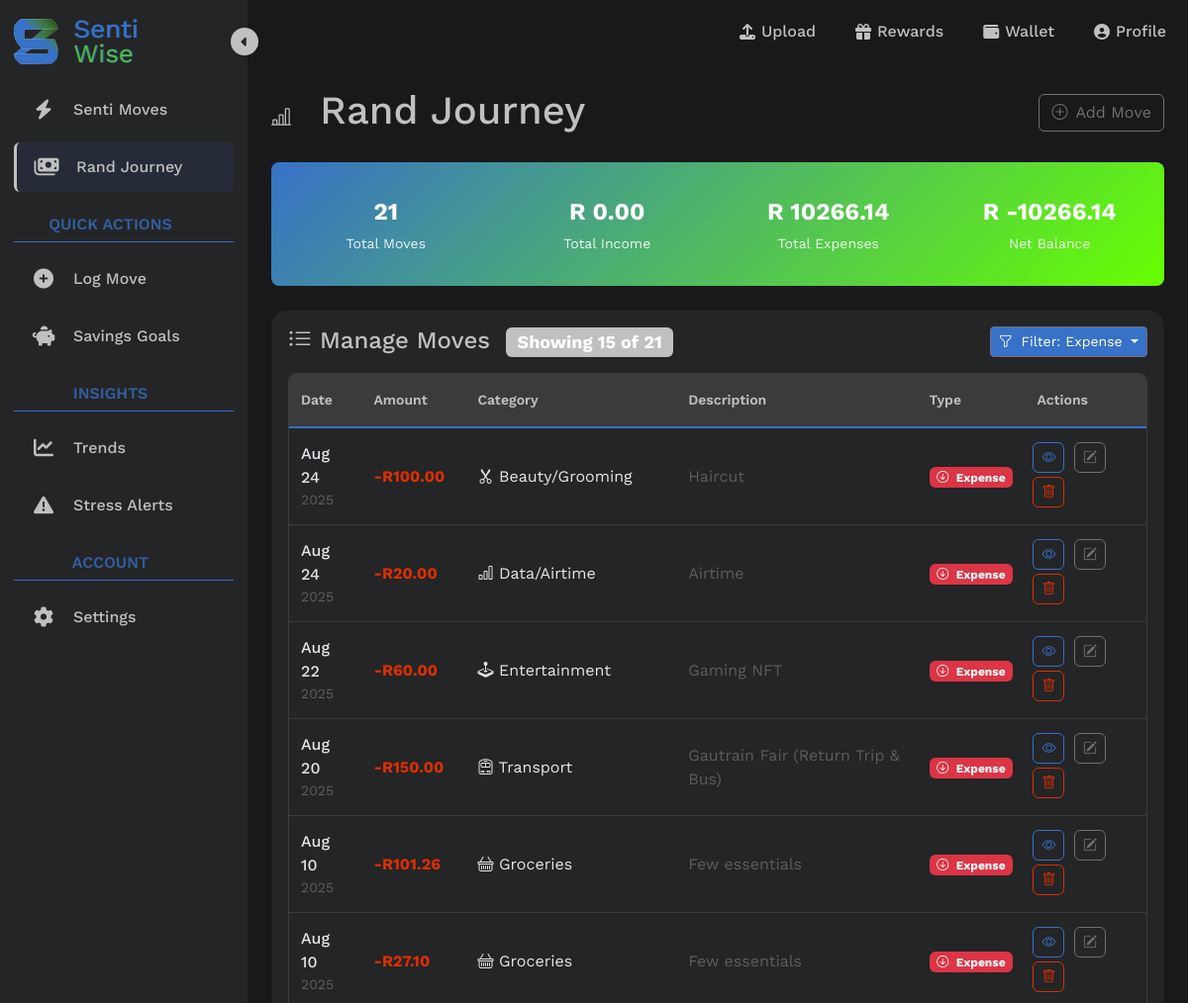
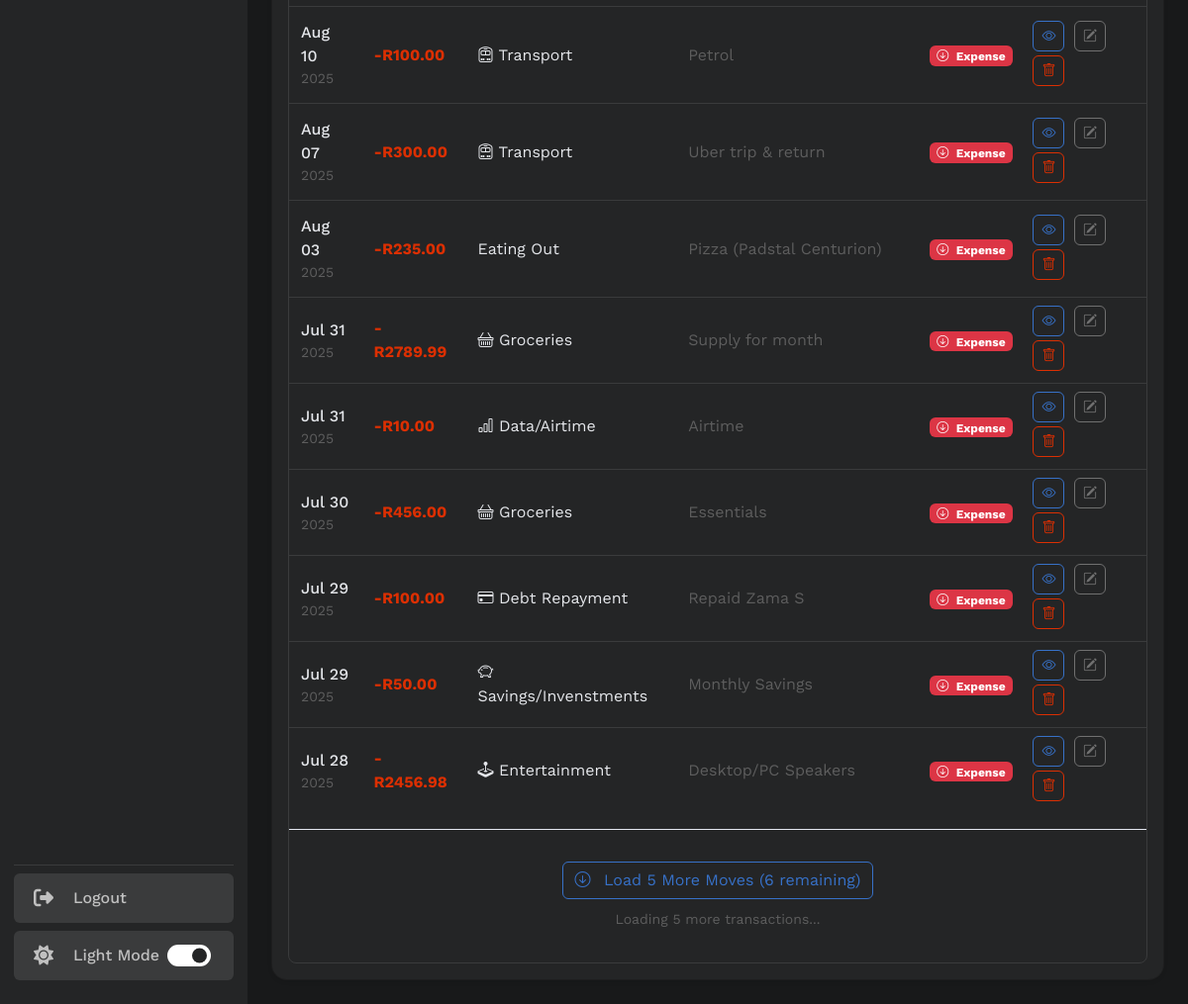
The page /transactions/list/?transaction_type=expense (signed in) on the database as committed earlier (2 pictures, top to bottom).
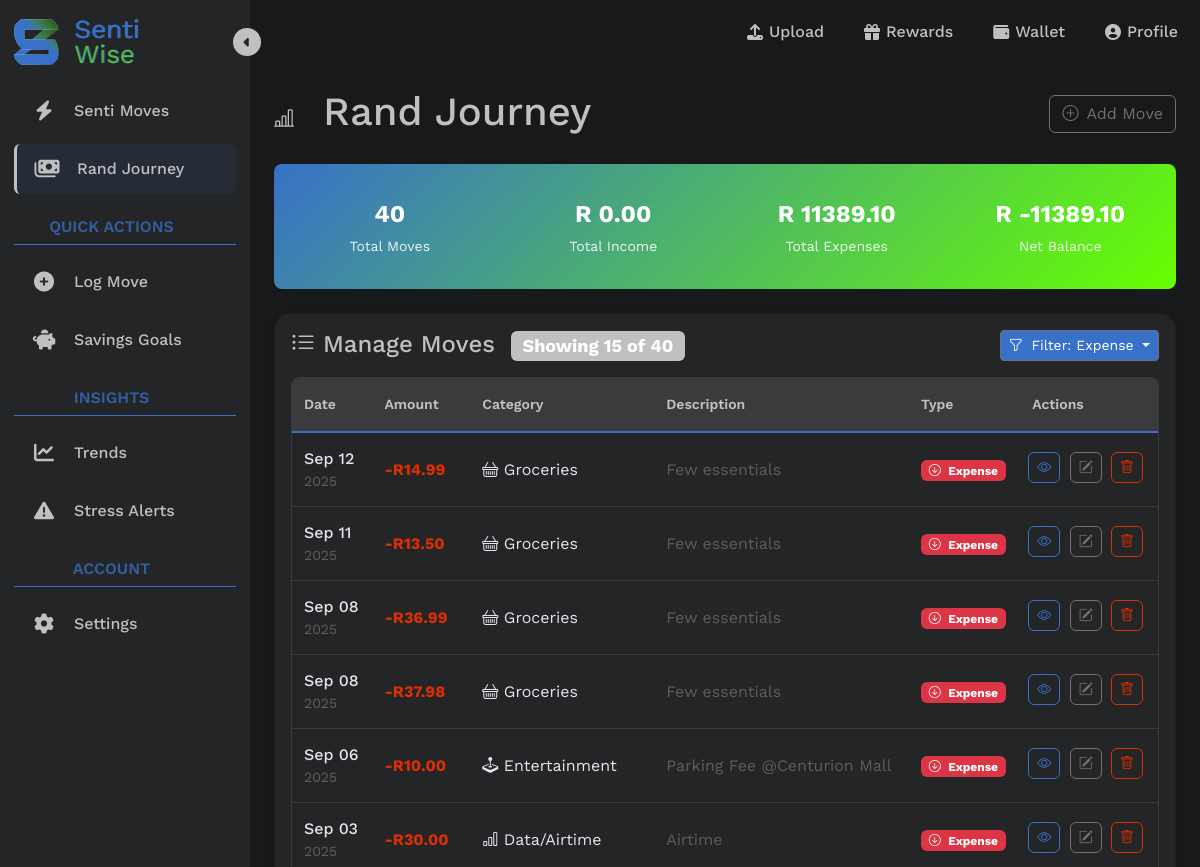
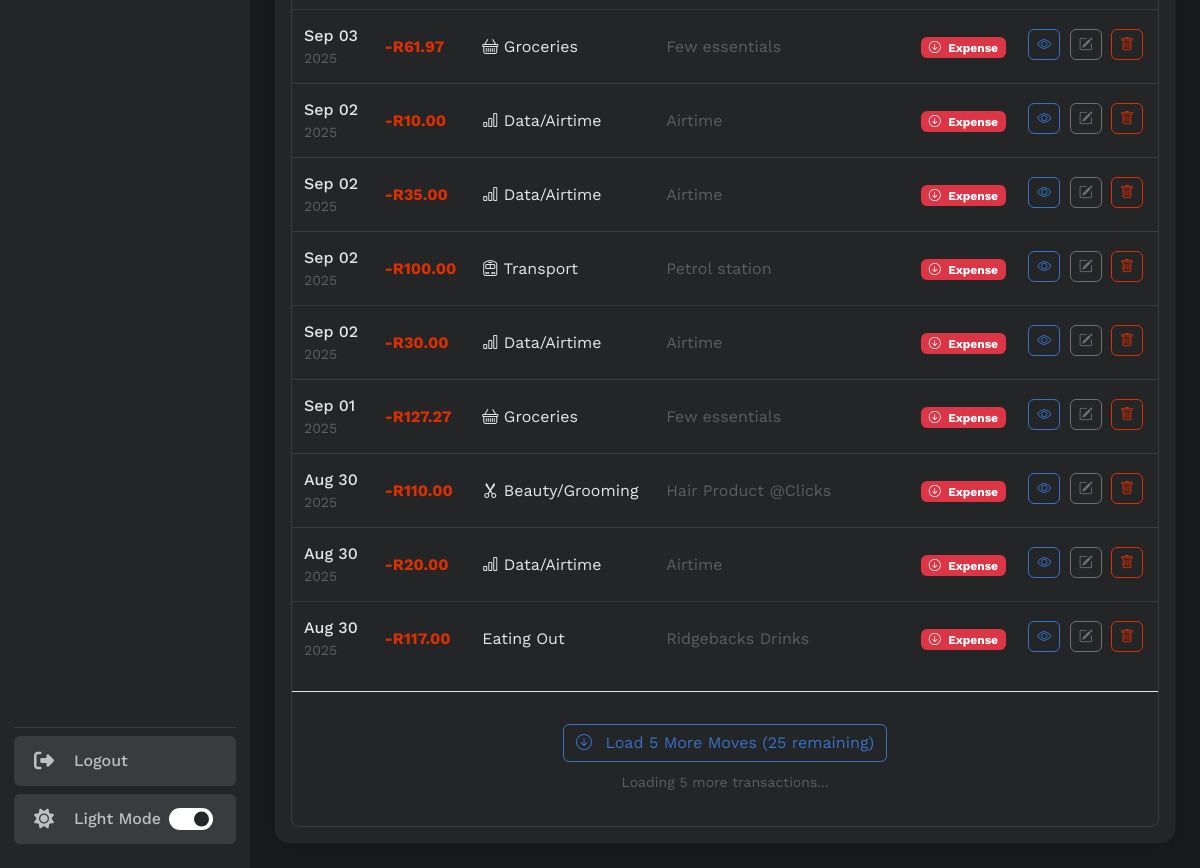
The same page on the database as committed later (2 pictures, top to bottom).
### transactions/models.py (models this page shows, shortened)
class Transaction(models.Model):
    TRANSACTION_TYPES = (
        ('income', 'Income'),
        ('expense', 'Expense'),
    )
    user = models.ForeignKey(User, on_delete=models.CASCADE, related_name='transactions')
    amount = models.DecimalField(max_digits=10, decimal_places=2)
    category = models.CharField(max_length=22, choices=Category.DEFAULT_CATEGORIES) # preset categories in form
    date = models.DateField()
    type = models.CharField(max_length=7, choices=TRANSACTION_TYPES)
    description = models.CharField(max_length=255, blank=True)

### transactions/views.py (the view)
# urls.py: path('transactions/list/', transactions_list_page, name='list_transaction'), # Read: list all
@login_required(login_url='login')
def transactions_list_page(request):
    print(f"DEBUG: GET parameters: {dict(request.GET)}")
    transaction_filter = TransactionFilter(
        request.GET,
        queryset = Transaction.objects.filter(user=request.user).order_by('-date')
    )
    print(f"DEBUG: Filter form is_valid: {transaction_filter.form.is_valid()}")
    print(f"DEBUG: Filter form data: {transaction_filter.form.data}")
    print(f"DEBUG: Filter form cleaned_data: {getattr(transaction_filter.form, 'cleaned_data', 'No cleaned_data')}")
    filtered_qs = transaction_filter.qs
    print(f"DEBUG: SQL Query: {str(filtered_qs.query)}")
    print(f"DEBUG: Filtered count: {filtered_qs.count()}")
    sample_transactions = list(filtered_qs[:5])
    print(f"DEBUG: Sample transaction types: {[t.type for t in sample_transactions]}")
    page = request.GET.get('page', 1)
    page_size = int(request.GET.get('page_size', 15)) # Initial load: 15, subsequent: 5
    if request.headers.get('X-Requested-With') == 'XMLHttpRequest':
        return handle_ajax_transactions(request, filtered_qs)
    paginator = Paginator(filtered_qs, 15)
    initial_transactions = paginator.get_page(1)
    net_totals = filtered_qs.aggregate(
        net_income = Sum('amount', filter=Q(type='income')),
        net_expenses = Sum('amount', filter=Q(type='expense'))
    )
    net_income = net_totals['net_income'] or 0
    net_expenses = net_totals['net_expenses'] or 0
    net_balance = net_income - net_expenses
    context = {
        'transactions': initial_transactions,
        'total_count': filtered_qs.count(),
        'initial_load_count': len(initial_transactions),
        'total_income': float(net_income),
        'total_expenses': float(net_expenses),
        'net_balance': float(net_balance), # Net Balance
        'has_more': initial_transactions.has_next(),
        'current_page': 1,
        'filter': transaction_filter,
        'current_filter_type': request.GET.get('transaction_type', 'all')
    }
    return render(request, "transactions/list_transaction.html", context)

### transactions/templates/transactions/list_transaction.html (shortened to what the changed rows need)
{% extends 'transactions/testing-new-sidebar/index-2.html' %}
{% load crispy_forms_tags %}
{% load static %}
{% load sass_tags %}
{% block main_content %}
<main class="tracker-main-content p-4 flex-grow-1">
    <div class="d-flex justify-content-between align-items-center mb-4">
        <div>
            <h1 class="text-primary mb-1"><i class="bi bi-bar-chart-line me-3 fs-5"></i>
                Rand Journey
            </h1>
        </div>
    </div>
    <div class="row g-3 mb-4">
        <div class="col-12">
            <div class="stats-summary p-3">
                <div class="row text-center">
                    <div class="col-6 col-md-3">
                        <div class="stat-item">
                            <div class="stat-value">{{ total_count }}</div>
                            <div class="stat-label">Total Moves</div>
                        </div>
                    </div>
                    <div class="col-6 col-md-3">
                        <div class="stat-item">
                            <div class="stat-value">R {{ total_expenses|floatformat:2 }}</div>
                            <div class="stat-label">Total Expenses</div>
                        </div>
                    </div>
                    <div class="col-6 col-md-3">
                        <div class="stat-item">
                            <div class="stat-value">R {{ net_balance|floatformat:2 }}</div>
                            <div class="stat-label">Net Balance</div>
                        </div>
                    </div>
                </div>
            </div>
        </div>
    </div>
    <div class="card bg-card-color shadow-sm mobile-scroll-fade">
        <div class="card-body">
            <div class="top-items d-flex justify-content-between align-items mb-3">
                <h4 class="card-title text-primary mb-0">
                    <span class="badge bg-primary ms-2">
                        Showing <span id="showingCount">{{ initial_load_count|default:transactions.count }}</span>
                        of <span id="totalTransactions">{{ total_count }}</span>
                    </span>
                </h4>
            </div>
            {% if total_count > 0 %}
            <div class="table-responsive">
                <table class="table table-hover">
                    <thead>
                        <tr>
                            <th>Date</th>
                            <th>Amount</th>
                            <th>Category</th>
                            <th>Description</th>
                            <th>Type</th>
                            <th>Actions</th>
                        </tr>
                    </thead>
                    <tbody id="transactionsTableBody">
                        {% for t in transactions %}
                        <tr>
                            <td data-label="Date">
                                <div class="d-flex flex-column">
                                    <span class="fw-medium">{{ t.date|date:"M d" }}</span>
                                    <small class="text-muted">{{ t.date|date:"Y" }}</small>
                                </div>
                            </td>
                            <td data-label="Amount">
                                <span class="fw-bold {% if t.type == 'income' %}text-success{% else %}text-danger{% endif %}">
                                    {% if t.type == 'income' %}+{% else %}-{% endif %}R{{ t.amount }}
                                </span>
                            </td>
                            <td data-label="Category">
                                <div class="category-icon-text">
                                    {% if t.category == 'SALARY' %}
                                    <i class="bi bi-briefcase me-1"></i> Work/Salary
                                    {% elif t.category == 'SIDE_HUSTLE' %}
                                    <i class="bi bi-laptop me-1"></i> Side Hustle
                                    {% elif t.category == 'BUSARY' %}
                                    <i class="bi bi-mortarboard"></i> Scholarship/Bursary
                                    {% elif t.category == 'ALLOWANCE' %}
                                    <i class="bi bi-person-hearts"></i> Family Support
                                    {% elif t.category == 'STUDENT_LOAN' %}
                                    <i class="bi bi-buildings"></i> Student Loan
                                    {% elif t.category == 'GRANT' %}
                                    <i class="bi bi-clipboard-check"></i> Grant
                                    {% elif t.category == 'GIFT' %}
                                    <i class="bi bi-gift"></i> Gift
                                    {% elif t.category == 'GROCERIES' %}
                                    <i class="bi bi-basket"></i> Groceries
                                    {% elif t.category == 'RENT' %}
                                    <i class="bi bi-house"></i> Rent/Accomodation
                                    {% elif t.category == 'TRANSPORT' %}
                                    <i class="bi bi-train-front"></i> Transport
                                    {% elif t.category == 'DATA' %}
                                    <i class="bi bi-bar-chart"></i> Data/Airtime
                                    {% elif t.category == 'GYM' %}
                                    <i class="bi bi-heart-pulse-fill"></i> Gym/Fitness
                                    {% elif t.category == 'INSURANCE' %}
                                    <i class="bi bi-bank"></i> Insurance
                                    {% elif t.category == 'DEBT' %}
                                    <i class="bi bi-credit-card"></i> Debt Repayment
                                    {% elif t.category == 'ENTERTAINMENT' %}
                                    <i class="bi bi-joystick"></i> Entertainment
                                    {% elif t.category == 'DINING' %}
                                     Eating Out
                                    {% elif t.category == 'EDUCATION' %}
                                    <i class="bi bi-book"></i> Education
                                    {% elif t.category == 'HEALTH' %}
                                    <i class="bi bi-bandaid"></i> Health/Medical
                                    {% elif t.category == 'CLOTHING' %}
                                    <i class="bi bi-bag"></i> Clothing
                                    {% elif t.category == 'SAVINGS' %}
                                    <i class="bi bi-piggy-bank"></i> Savings/Invenstments
                                    {% elif t.category == 'SUBSCRIPTIONS' %}
                                    <i class="bi bi-person-vcard"></i> Subscriptions
                                    {% elif t.category == 'PERSONAL_GROOMING' %}
                                    <i class="bi bi-scissors"></i> Beauty/Grooming
                                    {% else %}
                                    {{ category_display|default:t.category }}
                                    {% endif %}
                                </div>
                            </td>
                            <td data-label="Description" class="d-none d-md-table-cell">
                                <span class="text-muted">{{ t.description|truncatechars:50 }}</span>
                            </td>
                            <td data-label="Type">
                                <span class="badge {% if t.type == 'income' %}bg-success{% else %}bg-danger{% endif %}">
                                    <i class="bi {% if t.type == 'income' %}bi-arrow-up-circle{% else %}bi-arrow-down-circle{% endif %} me-1"></i>
                                    {{ t.type|title }}
                                </span>
                            </td>
                            <td data-label="Actions" class="actions">
                                <div class="d-none d-md-block">
                                    <a href="{% url 'detail_transaction' t.id %}" class="btn btn-sm btn-outline-primary rounded" title="View Details">
                                        <i class="bi bi-eye"></i>
                                    </a>
                                    <a href="{% url 'edit_transaction' t.id %}" class="btn btn-sm btn-outline-dark rounded" title="Edit">
                                        <i class="bi bi-pencil-square"></i>
                                    </a>
                                    <a href="{% url 'delete_transaction' t.id %}" class="btn btn-sm btn-outline-danger rounded" title="Delete">
                                        <i class="bi bi-trash"></i>
                                    </a>
                                </div>
                            </td>
                        </tr>
                        {% endfor %}
                    </tbody>
                </table>
                {% if has_more %}
                <div class="load-more-container" id="loadMoreContainer">
                    <button class="btn btn-outline-primary btn-load-more" id="loadMoreBtn">
                        <span class="load-text">
                        </span>
                    </button>
                    <div class="mt-2">
                        <small class="text-muted">
                            Loading <span id="loadingBatch">5</span> more transactions...
                        </small>
                    </div>
                </div>
                {% endif %}
            </div>
            {% endif %}
        </div>
    </div>
</main>
{% endblock %}

Rows that differ between the two databases and show on the page:
no longer on this page (row edited): Transaction: date "Aug 24", date "2025", amount "100.00", shows "Beauty/Grooming", description "Haircut", type "Expense"
no longer on this page (row unchanged): Transaction: date "Aug 24", date "2025", amount "20.00", category "DATA" (drawn), description "Airtime", type "Expense"
no longer on this page (row unchanged): Transaction: date "Aug 22", date "2025", amount "60.00", category "ENTERTAINMENT" (drawn), description "Gaming NFT", type "Expense"
no longer on this page (row unchanged): Transaction: date "Aug 20", date "2025", amount "150.00", category "TRANSPORT" (drawn), description "Gautrain Fair (Return Trip & Bus)", type "Expense"
no longer on this page (row unchanged): Transaction: date "Aug 10", date "2025", amount "101.26", category "GROCERIES" (drawn), description "Few essentials", type "Expense"
no longer on this page (row unchanged): Transaction: date "Aug 10", date "2025", amount "27.10", category "GROCERIES" (drawn), description "Few essentials", type "Expense"
no longer on this page (row unchanged): Transaction: date "Aug 10", date "2025", amount "100.00", category "TRANSPORT" (drawn), description "Petrol", type "Expense"
no longer on this page (row unchanged): Transaction: date "Aug 07", date "2025", amount "300.00", category "TRANSPORT" (drawn), description "Uber trip & return", type "Expense"
no longer on this page (row unchanged): Transaction: date "Aug 03", date "2025", amount "235.00", category "Eating Out", description "Pizza (Padstal Centurion)", type "Expense"
no longer on this page (row unchanged): Transaction: date "Jul 31", date "2025", amount "2789.99", category "GROCERIES" (drawn), description "Supply for month", type "Expense"
no longer on this page (row unchanged): Transaction: date "Jul 31", date "2025", amount "10.00", category "DATA" (drawn), description "Airtime", type "Expense"
no longer on this page (row unchanged): Transaction: date "Jul 30", date "2025", amount "456.00", category "GROCERIES" (drawn), description "Essentials", type "Expense"
no longer on this page (row unchanged): Transaction: date "Jul 29", date "2025", amount "100.00", category "DEBT" (drawn), description "Repaid Zama S", type "Expense"
no longer on this page (row unchanged): Transaction: date "Jul 29", date "2025", amount "50.00", category "SAVINGS" (drawn), description "Monthly Savings", type "Expense"
no longer on this page (row unchanged): Transaction: date "Jul 28", date "2025", amount "2456.98", category "ENTERTAINMENT" (drawn), description "Desktop/PC Speakers", type "Expense"
added Transaction: date "Sep 12", date "2025", amount "14.99", category "GROCERIES" (drawn), description "Few essentials", type "Expense"
added Transaction: date "Sep 11", date "2025", amount "13.50", category "GROCERIES" (drawn), description "Few essentials", type "Expense"
added Transaction: date "Sep 08", date "2025", amount "36.99", category "GROCERIES" (drawn), description "Few essentials", type "Expense"
added Transaction: date "Sep 08", date "2025", amount "37.98", category "GROCERIES" (drawn), description "Few essentials", type "Expense"
added Transaction: date "Sep 06", date "2025", amount "10.00", category "ENTERTAINMENT" (drawn), description "Parking Fee @Centurion Mall", type "Expense"
added Transaction: date "Sep 03", date "2025", amount "30.00", category "DATA" (drawn), description "Airtime", type "Expense"
added Transaction: date "Sep 03", date "2025", amount "61.97", category "GROCERIES" (drawn), description "Few essentials", type "Expense"
added Transaction: date "Sep 02", date "2025", amount "10.00", category "DATA" (drawn), description "Airtime", type "Expense"
added Transaction: date "Sep 02", date "2025", amount "35.00", category "DATA" (drawn), description "Airtime", type "Expense"
added Transaction: date "Sep 02", date "2025", amount "100.00", category "TRANSPORT" (drawn), description "Petrol station", type "Expense"
added Transaction: date "Sep 02", date "2025", amount "30.00", category "DATA" (drawn), description "Airtime", type "Expense"
added Transaction: date "Sep 01", date "2025", amount "127.27", category "GROCERIES" (drawn), description "Few essentials", type "Expense"
added Transaction: date "Aug 30", date "2025", amount "110.00", shows "Beauty/Grooming", description "Hair Product @Clicks", type "Expense"
added Transaction: date "Aug 30", date "2025", amount "20.00", category "DATA" (drawn), description "Airtime", type "Expense"
added Transaction: date "Aug 30", date "2025", amount "117.00", category "Eating Out", description "Ridgebacks Drinks", type "Expense"
Other text that changed with them:
{{ total_count }}: "21" → "40"
{{ total_expenses|floatformat:2 }}: "10266.14" → "11389.10"
{{ net_balance|floatformat:2 }}: "-10266.14" → "-11389.10"
text written by a page script: "Load 5 More Moves (6 remaining)" → "Load 5 More Moves (25 remaining)"
